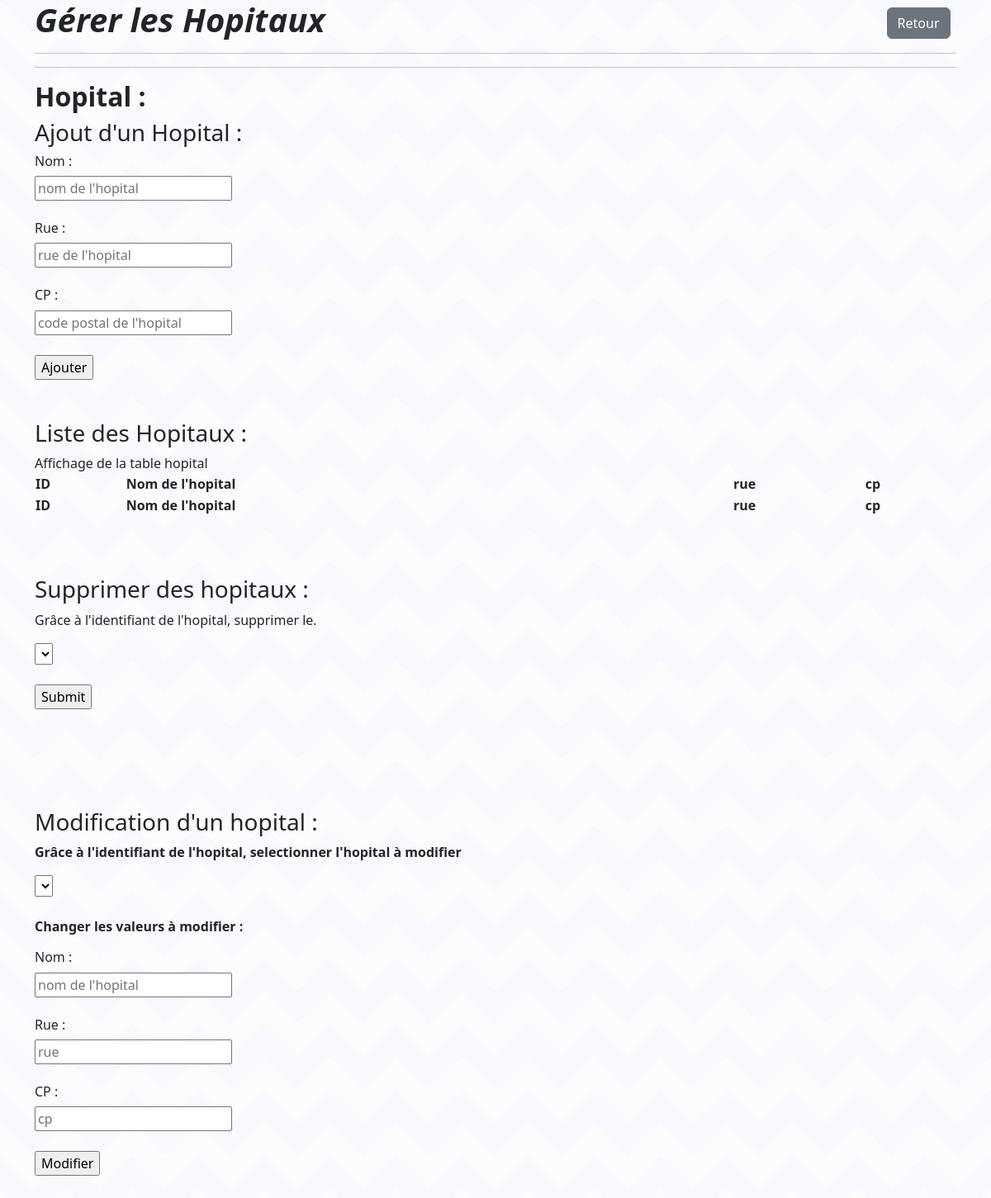
/vue/panelAdmin/hopital.php, run on an earlier commit of the app's database.
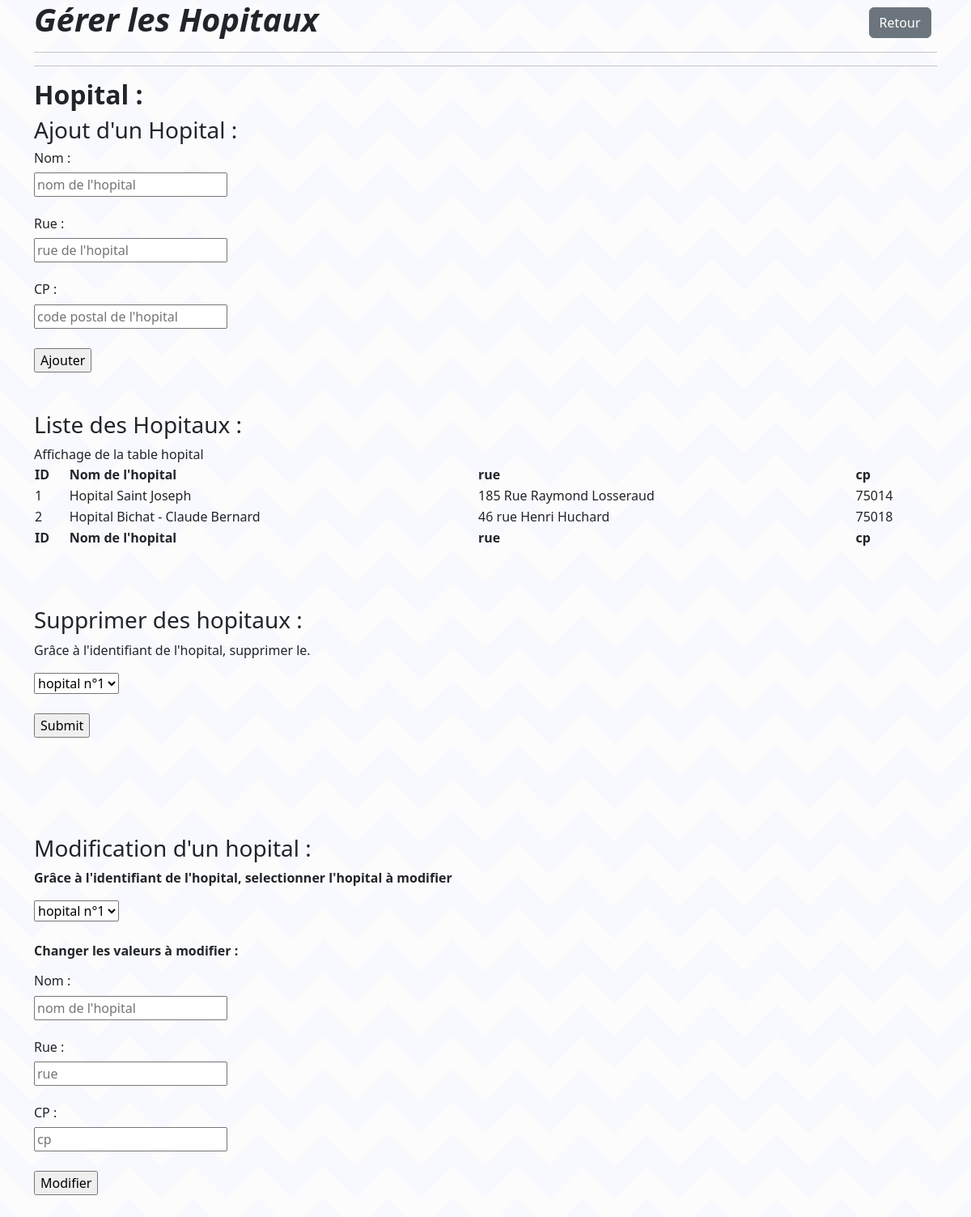
And on a later commit of the database.
### tables this page shows
CREATE TABLE IF NOT EXISTS `hopital` (
  `id_hopital` int(11) NOT NULL AUTO_INCREMENT,
  `nom` varchar(100) NOT NULL,
  `rue` varchar(100) NOT NULL,
  `cp` int(11) NOT NULL,
  PRIMARY KEY (`id_hopital`)
);

### src/bdd/Database.php (called while the page is built, shortened)
<?php
class Database
{
    private $host;
    private $dbname;
    private $user;
    private $pwd;
    public function __construct()
    {
        $this->host = "localhost";
        $this->dbname = "hsp-skh";
        $this->user = "root";
        $this->pwd = "";
    }
    public function getBdd()
    {
        return $this->bdd = new PDO("mysql:host=".$this->host.";dbname=".$this->dbname,$this->user,$this->pwd);
    }
}

### vue/panelAdmin/hopital.php (the view, shortened to what this page needs)
<?php
require_once '../../src/bdd/Database.php';
require_once '../../src/modele/Hopital.php';
?>
<!DOCTYPE html>
<html>
    <head>
        <link rel="stylesheet" href="../assets/css/styles.css">
        <link href="https://cdn.jsdelivr.net/npm/select2@4.1.0-rc.0/dist/css/select2.min.css" rel="stylesheet" />
        <link rel="stylesheet" type="text/css" href="https://cdn.datatables.net/1.11.4/css/jquery.dataTables.css">
        <link href="https://cdn.jsdelivr.net/npm/bootstrap@5.2.1/dist/css/bootstrap.min.css" rel="stylesheet"
>
   </head>
<body>
    <div class="container">
        <div class="content">
            <h1><strong><i></i></strong><a href="homeAdmin.php"><button class="btn btn-secondary" type="button">Retour</button></a></h1>
            <hr>
            <hr>
            <h2><strong>Hopital :</strong></h2>
            <h3>Ajout d'un Hopital : </h3>
            <form action="../../src/traitement/add_hopital.php" method="post">
                <h6>Nom : </h6>
                <input type="text" name="nom" placeholder="nom de l'hopital"> <br><br>
                <h6>Rue :</h6>
                <input type="text" name="rue" placeholder="rue de l'hopital"> <br><br>
                <h6>CP :</h6>
                <input type="text" name="cp" placeholder="code postal de l'hopital"> <br><br>
                <input type="submit" value="Ajouter">
            </form>
            <br><br>
            <h3>Liste des Hopitaux :</h3>
            <?php
            $liste = new Hopital(array());
            $bdd = new Database();
            $res = $liste->selectHopital($bdd);
            ?>
            <table id="table" class="display" style="width:100%">
                <thead>
                <tr>
                    <th>ID</th>
                    <th>Nom de l'hopital</th>
                    <th>rue</th>
                    <th>cp</th>
                </tr>
                </thead>
                <tbody>
                <?php foreach ($res as $value){ ?>
                    <tr>
                        <td><?php echo $value['id_hopital'];?></td>
                        <td><?php echo $value['nom'];?></td>
                        <td><?php echo $value['rue'];?></td>
                        <td><?php echo $value['cp'];?></td>
                    </tr>
                <?php } ?>
                </tbody>
                <tfoot>
                <tr>
                    <th>ID</th>
                    <th>Nom de l'hopital</th>
                    <th>rue</th>
                    <th>cp</th>
                </tr>
                </tfoot>
            </table>
            <br> <br>
            <form action="../../src/traitement/delete_hopital.php" method="post">
                <br>
                <h3>Supprimer des hopitaux : </h3>
                <p>Grâce à l'identifiant de l'hopital, supprimer le.</p>
                <select class="js2" name="id" id="id">
                    <?php
                    foreach ($res as $value){
                        ?>
                        <option value="<?php echo $value['id_hopital']  ?>">hopital n°<?php echo $value['id_hopital'];?></option>
                        <?php
                    }
                    ?>
                </select>
                <br><br>
                <input type="submit">
            </form>
            <br><br>
            <br>
        </div>
        <br>
        <div>
            <br>
            <h3>Modification d'un hopital : </h3>
            <form action="../../src/traitement/edit_hopital.php" method="post">
                <strong><p>Grâce à l'identifiant de l'hopital, selectionner l'hopital à modifier</p></strong>
                <select class="js2" name="id" id="id">
                    <?php
                    foreach ($res as $value){
                        ?>
                        <option value="<?php echo $value['id_hopital']  ?>">hopital n°<?php echo $value['id_hopital'];?></option>
                        <?php
                    }
                    ?>
                </select>
                <br><br>
                <strong><p>Changer les valeurs à modifier : </p></strong>
                <h6>Nom : </h6>
                <input type="text" name="nom" placeholder="nom de l'hopital"> <br><br>
                <h6>Rue :</h6>
                <input type="text" name="rue" placeholder="rue"> <br><br>
                <h6>CP :</h6>
                <input type="text" name="cp" placeholder="cp"> <br><br>
                <input type="submit" value="Modifier">
            </form>
        </div>
    </div>
    <br><br>
</body>

### src/modele/Hopital.php (shortened to what this page needs)
<?php
class Hopital
{
    public function selectHopital($bdd){
        $sel = $bdd->getBdd()->prepare("SELECT * FROM hopital");
        $sel->execute();
        $result = $sel->fetchAll();
        echo "Affichage de la table hopital";
        return $result;
    }
}

### assets/css/styles.css (style rules this page uses)
a { color: inherit; text-decoration: inherit; }

### vue/panelAdmin/hopital.php (style rules this page uses)
body { background-color: #fcfcfc; background-image: linear-gradient(135deg, #f8f8ff 25%, transparent 25%), linear-gradient(225deg, #f8f8ff 25%, transparent 25%), linear-gradient(45deg, #f8f8ff 25%, transparent 25%), linear-gradient(315deg, #f8f8ff 25%, #fcfcfc 25%); background-position: 40px 0, 40px 0, 0 0, 0 0; background-size: 80px 80px; background-repeat: repeat; }

What changed in the data, as far as the page shows it:
added hopital: id_hopital "1", nom "Hopital Saint Joseph", rue "185 Rue Raymond Losseraud", cp "75014"
added hopital: id_hopital "2", nom "Hopital Bichat - Claude Bernard", rue "46 rue Henri Huchard", cp "75018"
Also different on the page:
form field id: (not shown) → "hopital n°1"
